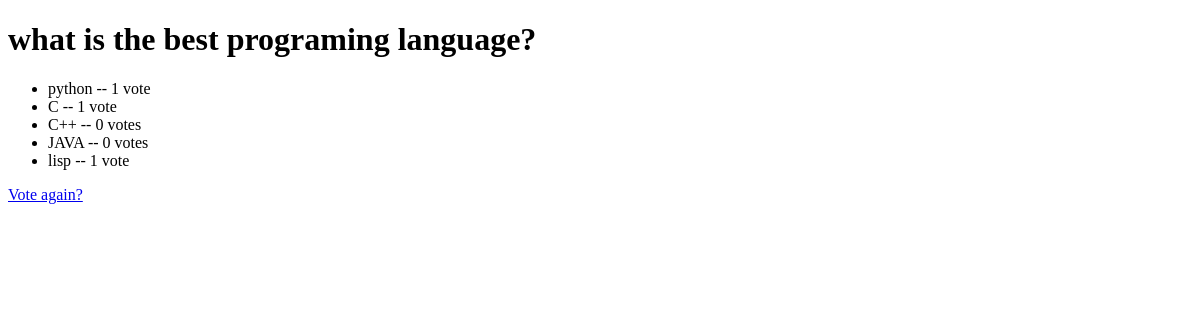
/polls/3/results/, run on an earlier commit of the app's database.
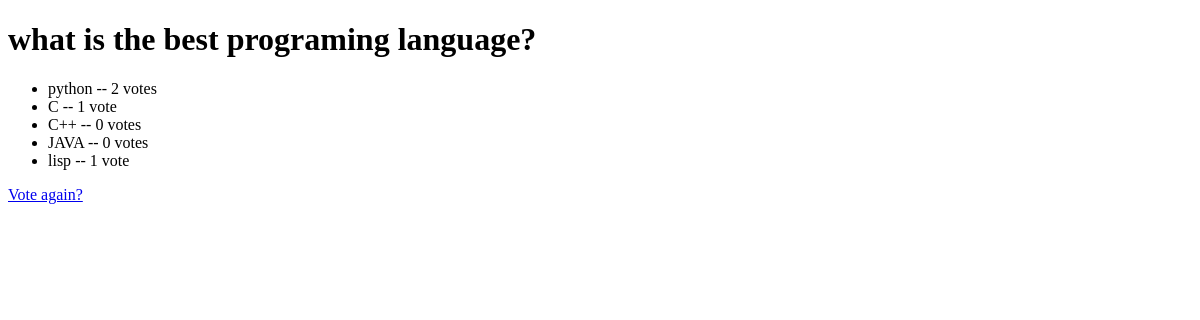
And on a later commit of the database.
### polls/models.py (models this page shows, shortened)
class Question(models.Model):
    question_text = models.CharField(max_length=200)
    pub_date = models.DateTimeField('date published')
    def was_published_recently(self):
        now = timezone.now()
        return now - datetime.timedelta(days=1) <= self.pub_date <= now
    was_published_recently.admin_order_field = 'pub_date'
    was_published_recently.boolean = True
    was_published_recently.short_description = 'Published recently?'

class Choice(models.Model):
    question = models.ForeignKey(Question, on_delete=models.CASCADE)
    choice_text = models.CharField(max_length=200)
    votes = models.IntegerField(default=0)

### polls/views.py (the view)
# urls.py: path('<int:pk>/results/', views.ResultsView.as_view(), name='results'),
class ResultsView(generic.DetailView):
    model = Question
    template_name = 'polls/results.html'

### polls/templates/polls/results.html (shortened to what this page needs)
<!DOCTYPE html>
<html>
  <head>
  </head>
  <body>
    <h1>{{ question.question_text }}</h1>
    <ul>
    {% for choice in question.choice_set.all %}
        <li>{{ choice.choice_text }} -- {{ choice.votes }} vote{{ choice.votes|pluralize }}</li>
    {% endfor %}
    </ul>
    <a href="{% url 'polls:detail' question.id %}">Vote again?</a>
  </body>
</html>

What changed in the data, as far as the page shows it:
changed Choice "python": votes "1" → "2"
